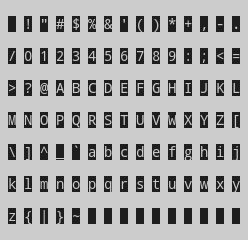
#> input picture ascii/extract.png, 248 x 240 px
$ python asciiExtract.py
#> lines starting #> are read from the running program, lines starting #| are printed output that depends on the picture
import cv2
import os

print('Starting character extraction tool')
for i in range(0, 7):
    print('██'*15 + '█')
    for j in range(0, 15):
        print('█' + chr((i*15 + j + 32) if (i*15 + j + 32) <= 126 else 32), end='')
    print('█')
print('██'*15 + '█')

print('Take a screenshot of the table above')
print('Save the white square as extract.png in the ascii folder')
print('If the image is saved:')
charH = int(input('Height in pixels of a character: '))
#> the answer given: 100
charW = int(input('Width in pixels of a character: '))
#> the answer given: 100

print(os.path.dirname(os.path.realpath(__file__)))
img = cv2.imread("extract.png")
#> img is the input picture: shape (240, 248, 3); min 30, max 204, mean 170.7
for Vofset in range(0, 7):
    for Hofset in range(0,15):
        fromH = charH+(2*charH*Vofset)
        fromW = charW+(2*charW*Hofset)
        untilH = 2*charH+(2*charH*Vofset)
        untilW = 2*charW+(2*charW*Hofset)
        num = Vofset*15 + Hofset + 32
        if num <= 126:
            print(f'Saved Image {num}')
            crop_img = img[fromH:untilH, fromW:untilW]
            cv2.imwrite(f'{num}.png', crop_img)
#> this loop made 7 passes
#> pass 1, `cv2.imwrite(f'{num}.png', crop_img)`:
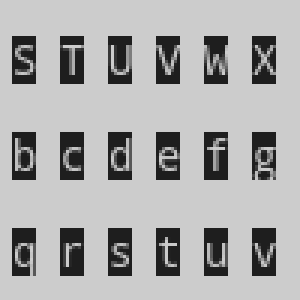
#> saved as 32.png: shape (100, 100, 3) (shown 3 times larger); min 30, max 204, mean 171.4
